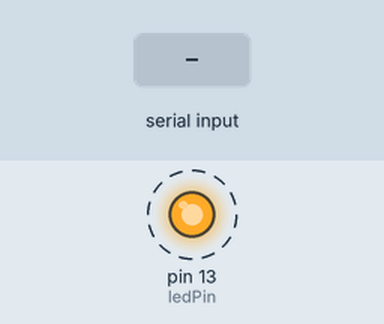
Simulated run of this sketch. Board: Arduino Uno, built with avr-gcc and run on an emulated ATmega328P. Shown: output pins drawn as LEDs (lit = HIGH). Dashed ring = blinking. The test bench sets the inputs (shaded band). What the sketch prints to the serial monitor is not drawn.

Above: at 2.8 s.
2.9 s: "1" received over the second serial link
Timing chart, 0 to 11.5 s (numbered marks = the images above; inputs shaded):
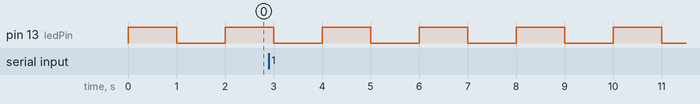

The sketch:

XBee_Character_Receive.ino
```cpp
#include <SoftwareSerial.h>

SoftwareSerial xbee(2, 3); // RX, TX
int ledPin = 13;
byte message = 0;
int pingPong = 1;
int delaytime = 1000;

void setup() {
  Serial.begin(9600);
  Serial.println( "Arduino started receiveing bytes via XBee" );
  pinMode(ledPin, OUTPUT);
  xbee.begin( 9600 );
}

void loop() {
  xbeeEvent();
  if (message != 0){
      char inChar = (char)message;
      Serial.println(inChar);
  }
  if ( pingPong == 0 )
    digitalWrite(ledPin, LOW);
  else
    digitalWrite(ledPin, HIGH);
  pingPong = 1 - pingPong;
  delay( delaytime );
}


void xbeeEvent() {
  while (xbee.available()) {
    message = xbee.read();
  }
}
```

Measured:
- by itself, pin 13 (ledPin): alternates HIGH for 1.0 s and LOW for 1.0 s
